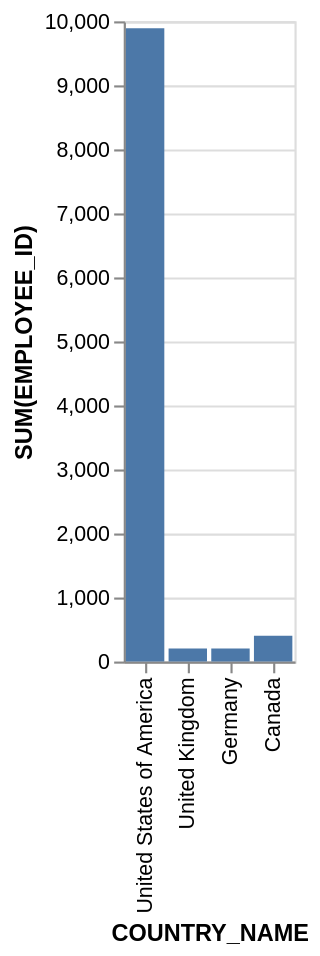

The Vega-Lite source for this figure:
### Vega-Lite specification from a JSON file in a GitHub repository (floating-point values rounded to 4 significant figures)
{"data": {"values": [{"x_data": "United States of America", "y_data": 9891}, {"x_data": "United Kingdom", "y_data": 203}, {"x_data": "Germany", "y_data": 204}, {"x_data": "Canada", "y_data": 403}]}, "mark": "bar", "encoding": {"x": {"field": "x_data", "type": "nominal", "title": "COUNTRY_NAME", "sort": "descending"}, "y": {"field": "y_data", "type": "quantitative", "title": "SUM(EMPLOYEE_ID)"}}}
